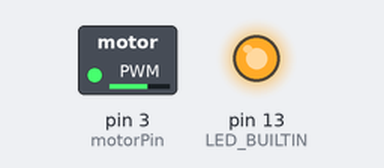
Recording of a sketch running on a simulated Arduino Uno, built with avr-gcc and run on an emulated ATmega328P. On the bench: switched loads named in the sketch (green lamp = pin HIGH), output pins drawn as LEDs (lit = HIGH).

Above: at 0.1 s.
At 35.6 s:
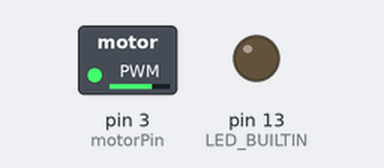
Timing chart, 0 to 37.1 s (numbered marks = the images above):
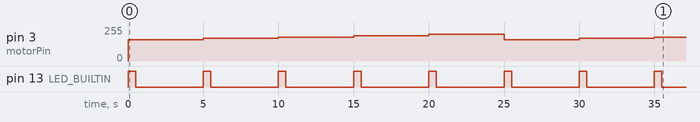

The sketch:

pwm_test.ino
```cpp
int motorPin = 3;
int motorSpeed = 0;
int ledPin = 9;

void setup() {
  pinMode(LED_BUILTIN, OUTPUT);
  motorSpeed=160;

}

void loop() {
  // full speed
  analogWrite(motorPin, motorSpeed);
  digitalWrite(LED_BUILTIN,HIGH);
  delay(500);
  digitalWrite(LED_BUILTIN,LOW);
  delay(4500);
  motorSpeed=motorSpeed+10;
  if (motorSpeed==210) {
    motorSpeed=160;
  }

}
```

Measured:
- by itself, pin 13 (LED_BUILTIN): alternates HIGH for 0.50 s and LOW for 4.5 s
- by itself, pin 3 (motorPin): 0/255 → 160/255 at 0.00 s, → 170/255 5.0 s later, → 180/255 5.0 s later, → 190/255 5.0 s later, … (8 changes in this stretch)
